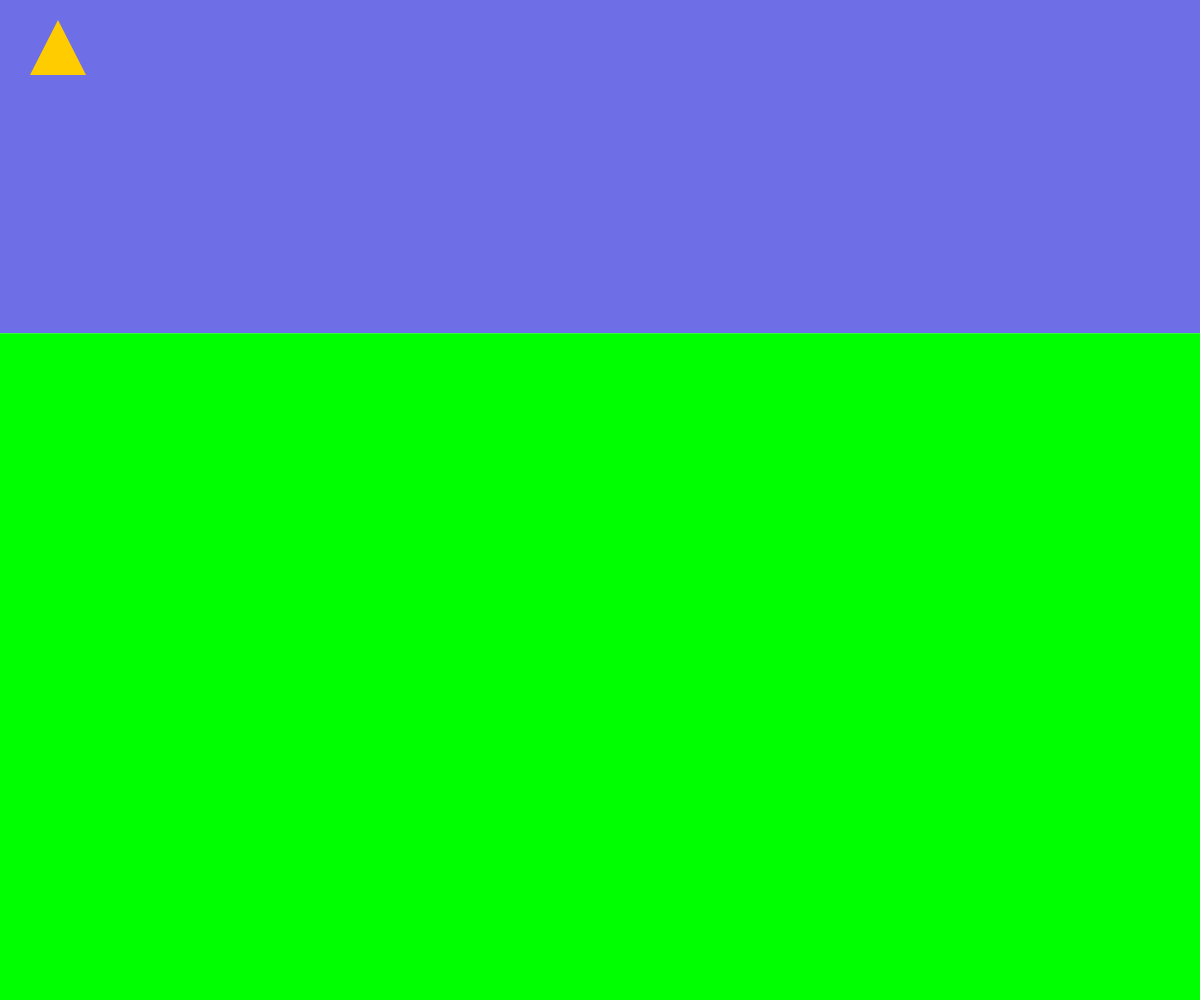
Frame 1 (no input)
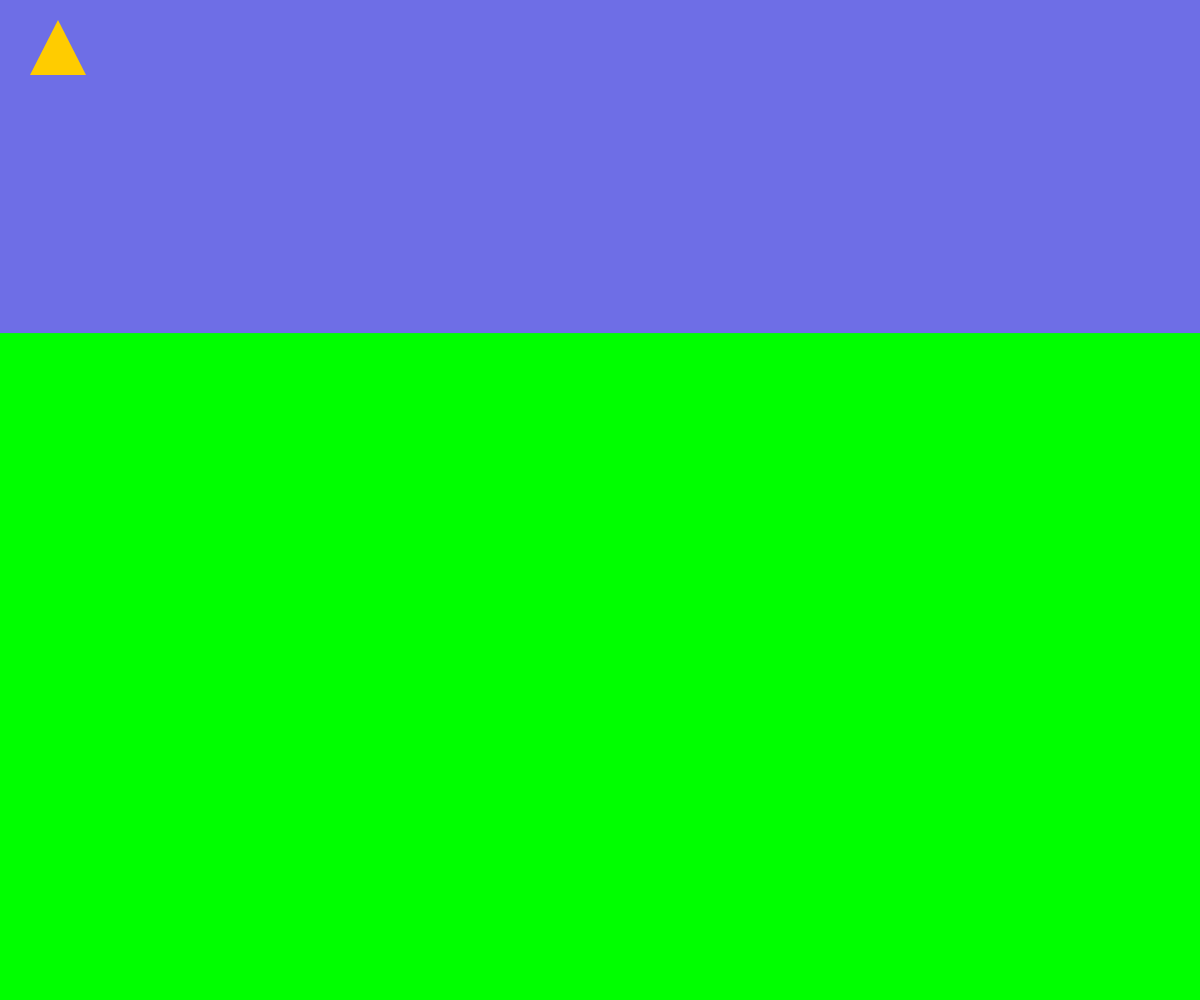
Frame 60 (no input)
Frame 120 (the mouse pressed at the canvas centre since frame 60): identical to frame 60, image omitted

The p5.js sketch that drew these frames (run headless with seeded random() and noise() and a simulated clock; from frame 60 on, the mouse is pressed at the canvas centre):

// p5.js sketch
// ── sketch.js
var skyHeight;
var grassHeight;

function setup() {
    createCanvas(windowWidth, windowHeight); 

    skyHeight = windowHeight / 3;
    grassHeight = 2 * (windowHeight / 3);
  }
  
  function draw() {
    // Sky
    noStroke();
    fill (110, 110, 230);
    rect(0, 0, windowWidth,skyHeight);

    // Grass
    fill (0, 255, 0);
    rect(0, skyHeight, windowWidth, grassHeight);

    // Roof 
    fill (255, 204, 0);
    triangle(30, 75, 58, 20, 86, 75);
    
    // House
  }
